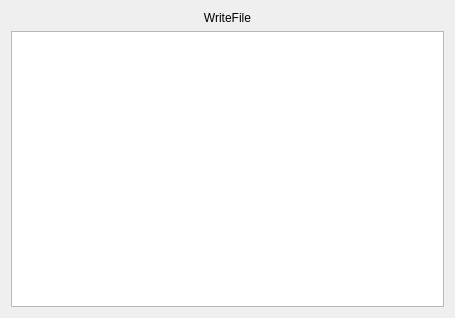
<?xml version="1.0" encoding="UTF-8"?>
<ui version="4.0">
 <class>Write</class>
 <widget class="QWidget" name="Write">
  <property name="geometry">
   <rect>
    <x>0</x>
    <y>0</y>
    <width>455</width>
    <height>318</height>
   </rect>
  </property>
  <property name="windowTitle">
   <string>Write</string>
  </property>
  <layout class="QVBoxLayout" name="verticalLayout">
   <item>
    <widget class="QLabel" name="label">
     <property name="text">
      <string>WriteFile</string>
     </property>
     <property name="alignment">
      <set>Qt::AlignCenter</set>
     </property>
    </widget>
   </item>
   <item>
    <widget class="QTextBrowser" name="text_brw"/>
   </item>
  </layout>
 </widget>
 <layoutdefault spacing="6" margin="11"/>
 <resources/>
 <connections/>
</ui>
